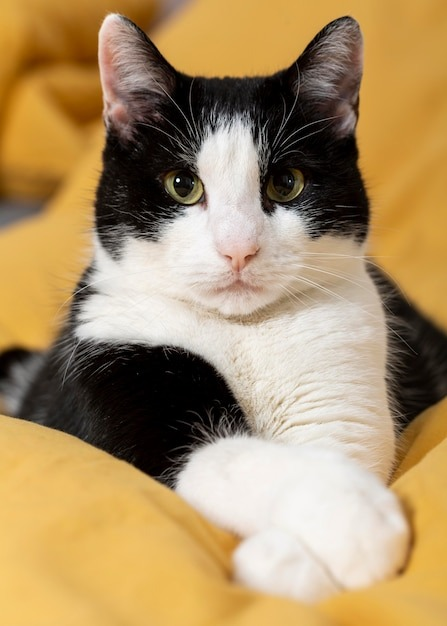
#> input picture Python/OpenCV/imgs/gato.jpg, 447 x 626 px, found by its file name
$ python '5 Essential Functions in OpenCV.py'
#> lines starting #> are read from the running program, lines starting #| are printed output that depends on the picture; after the words box and inside, x2 and y2 are one past the last pixel; in counts of white or black regions, pixels touching at a corner belong together
import cv2 as cv

img = cv.imread('imgs/gato.jpg')
#> img is the input picture: shape (626, 447, 3); mean B, G, R 102.2, 144.8, 172.4
# cv.imshow('Normal', img)

# Convertendo para grayscale
cinza = cv.cvtColor(img, cv.COLOR_BGR2GRAY)
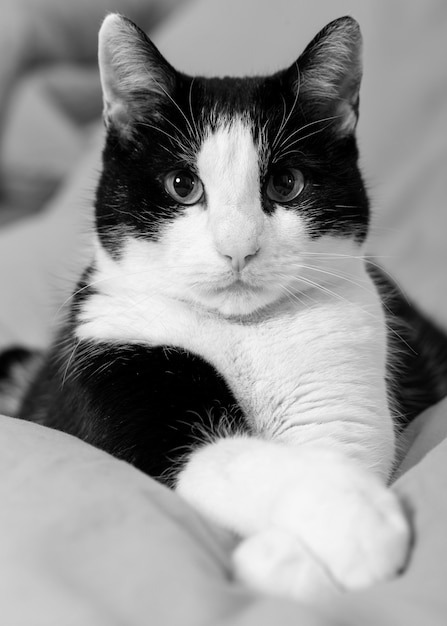
#> cinza: shape (626, 447); min 0, max 253, mean 148.2
# cv.imshow('cinza', cinza)

# Blur
blur = cv.GaussianBlur(img, (3, 3), cv.BORDER_DEFAULT)
# cv.imshow('Blur', blur)

# Edge Cascade
canny = cv.Canny(blur, 125, 175)
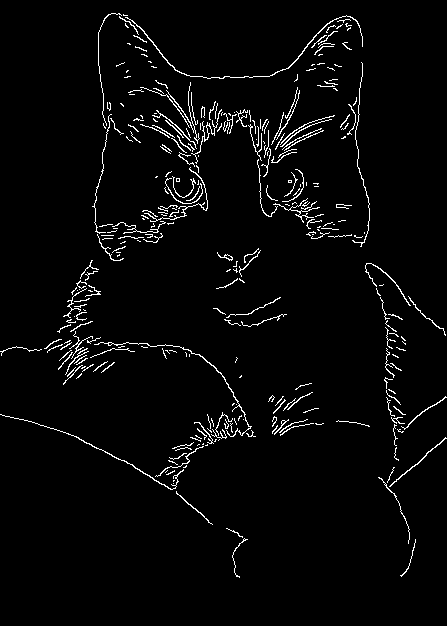
#> canny: shape (626, 447); 3.1% white in thin lines or dots
# cv.imshow('Canny', canny)

# Dilating the img
dilated = cv.dilate(canny, (7, 7), iterations=3)
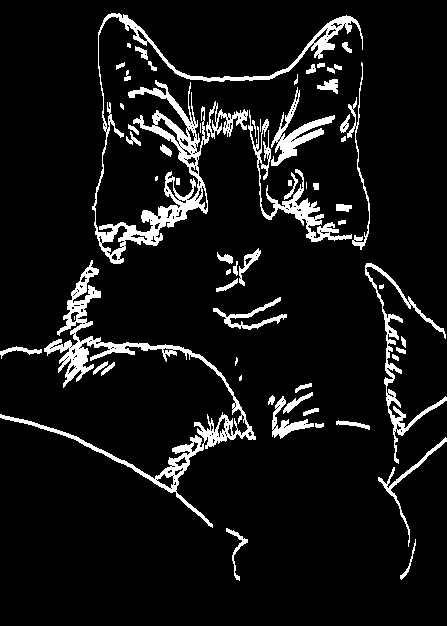
#> dilated: shape (626, 447); 8.1% white; 62 white regions (10 under 20 px), largest, box (x1, y1, x2, y2) and area: (92, 13, 363, 264) 7144, (0, 260, 256, 528) 5623, (248, 110, 352, 242) 1809
# cv.imshow('dilate', dilated)

# Eroding
eroded = cv.erode(dilated, (5, 5), iterations=2)
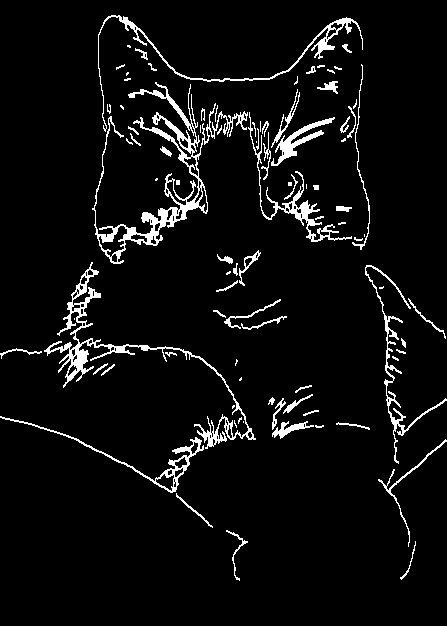
#> eroded: shape (626, 447); 5.5% white; 89 white regions (34 under 20 px), largest, box (x1, y1, x2, y2) and area: (92, 82, 248, 264) 3614, (44, 262, 256, 449) 2620, (98, 15, 363, 132) 1286
# cv.imshow('Eroded', eroded)

# Resize
resized = cv.resize(img, (700, 700), interpolation=cv.INTER_LINEAR)
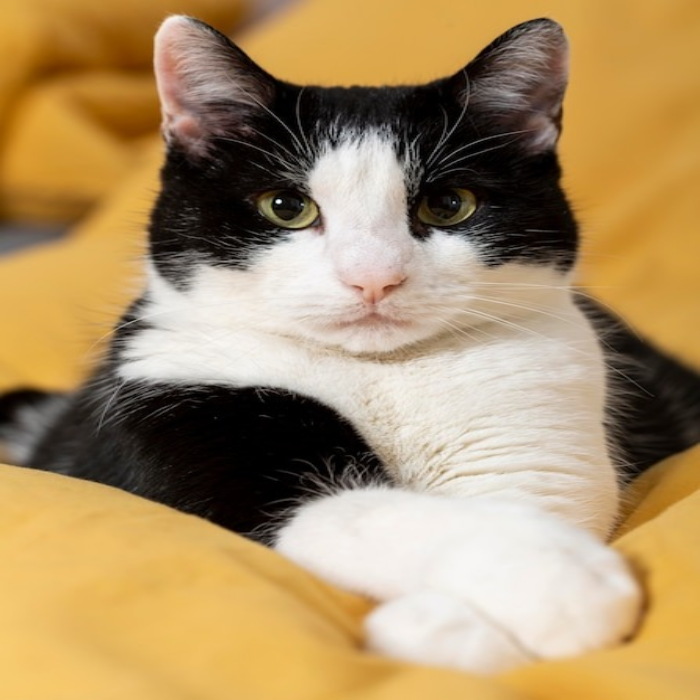
#> resized: shape (700, 700, 3); mean B, G, R 102.1, 144.7, 172.3
resized_2 = cv.resize(img, (700, 700), interpolation=cv.INTER_CUBIC)
# [7 lines of commented-out code are left out]
cropped = img[0:350, 90:375]
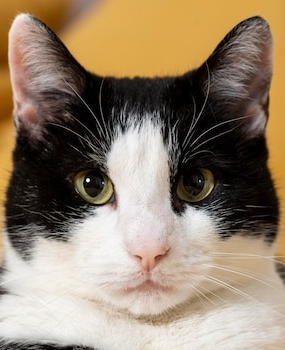
#> cropped: shape (350, 285, 3); mean B, G, R 108.1, 130, 148
cv.imshow('Croped', cropped)

cv.waitKey(0)
